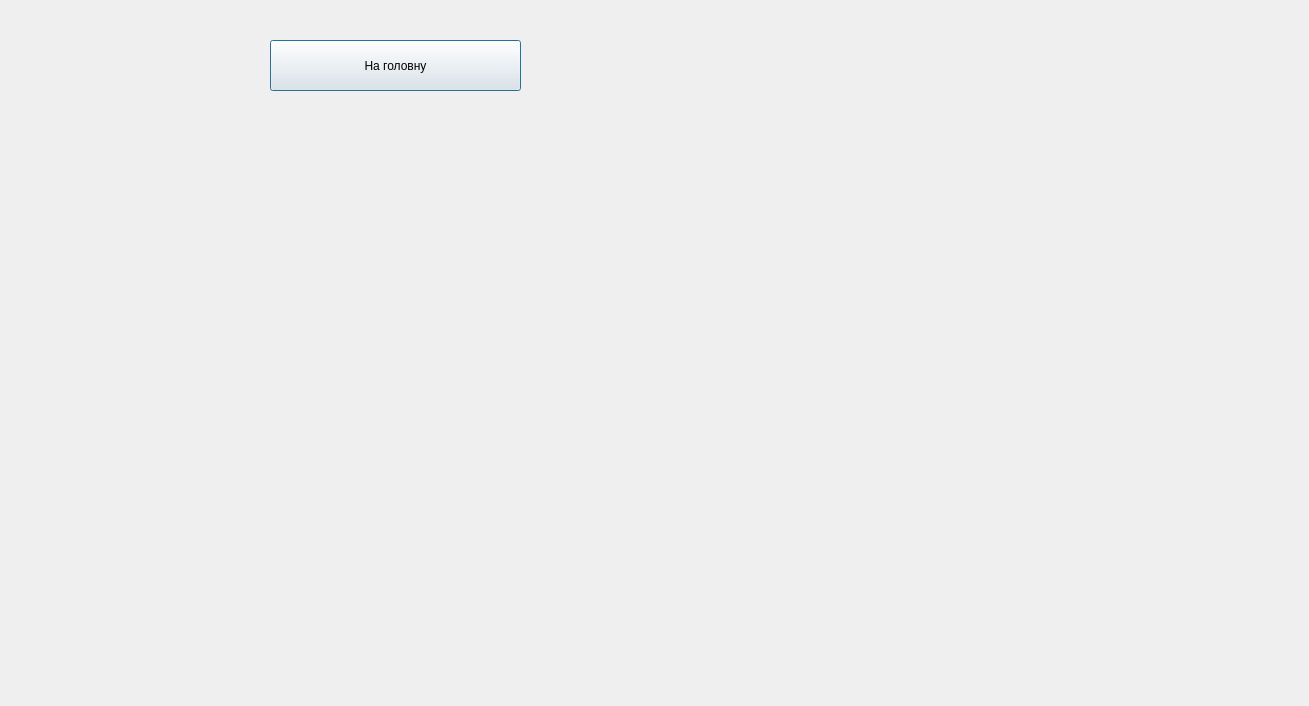
<?xml version="1.0" encoding="UTF-8"?>
<ui version="4.0">
 <class>Report</class>
 <widget class="QDialog" name="Report">
  <property name="geometry">
   <rect>
    <x>0</x>
    <y>0</y>
    <width>1309</width>
    <height>706</height>
   </rect>
  </property>
  <property name="windowTitle">
   <string>Dialog</string>
  </property>
  <widget class="QPushButton" name="BackToGeneralWindow">
   <property name="geometry">
    <rect>
     <x>270</x>
     <y>40</y>
     <width>251</width>
     <height>51</height>
    </rect>
   </property>
   <property name="text">
    <string>На головну</string>
   </property>
  </widget>
 </widget>
 <resources/>
 <connections/>
</ui>
